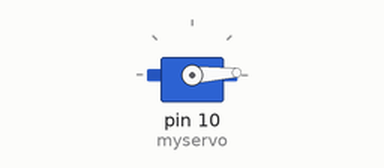
Recording of a sketch running on a simulated Arduino Uno, built with avr-gcc and run on an emulated ATmega328P. Shown: servo.

Above: at 0.05 s.
At 0.85 s:
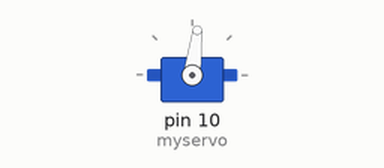
At 1.2 s:
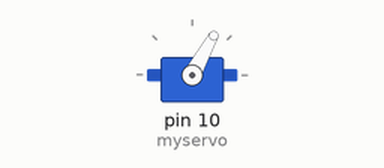
At 1.65 s:
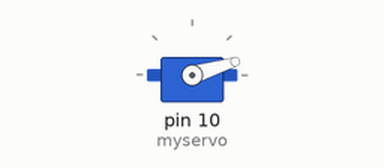
Timing chart, 0 to 4.2 s (numbered marks = the images above):
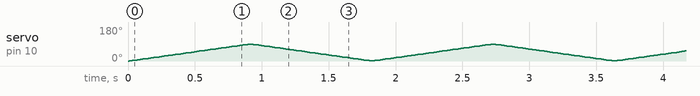

The sketch:

DFCar-Servo.ino
```cpp
// 项目 - - 舵机初动

// 描述 - - 让舵机动起来

#include <Servo.h>
Servo myservo;
int pos = 0;

void setup() {
  //舵机绑定到9号引脚
  myservo.attach(10);
}

void loop() {
  //顺时针转180度
  for(pos=0;pos<90;pos+=1) {
    myservo.write(pos);
    delay(10);
  }
  //逆时针转180度
  for(pos=90;pos>=1;pos-=1) {
    myservo.write(pos);
    delay(10);
  }
}
```
